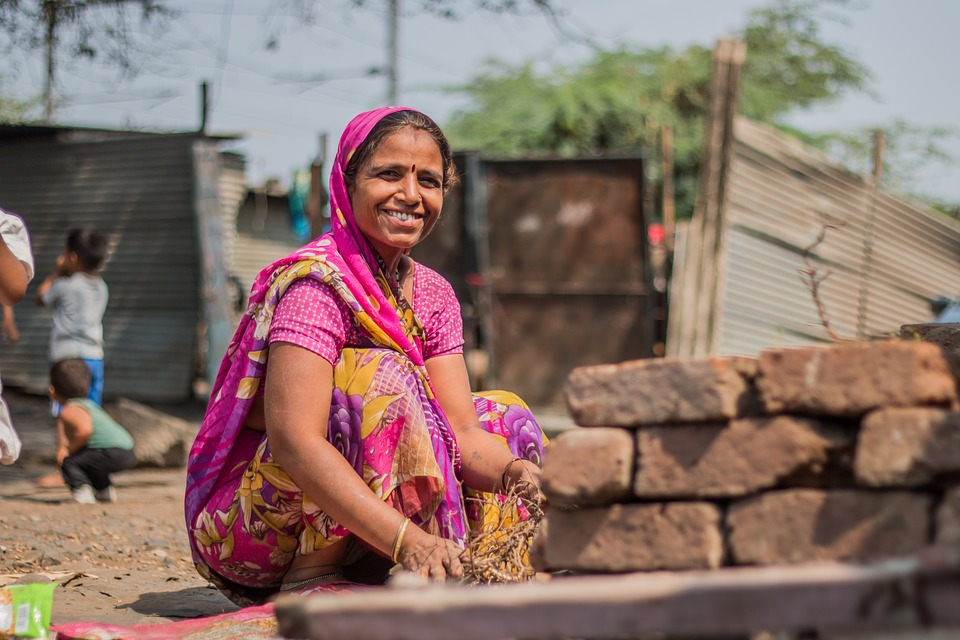
#> input picture Resources/woman1.jpg, 960 x 640 px
$ python 'Chapter 9.py'
#> lines starting #> are read from the running program, lines starting #| are printed output that depends on the picture; after the words box and inside, x2 and y2 are one past the last pixel; in counts of white or black regions, pixels touching at a corner belong together
# FACE DETECTION
# We will use the method given by VIOLA AND JONES for face detection

import cv2

faceCascade = cv2.CascadeClassifier("Resources/haarcascades/haarcascade_frontalface_default.xml")
img = cv2.imread('Resources/woman1.jpg')
#> img is the input picture: shape (640, 960, 3); mean B, G, R 104.7, 112.9, 136.6
imgNew = cv2.resize(img, (520,640))
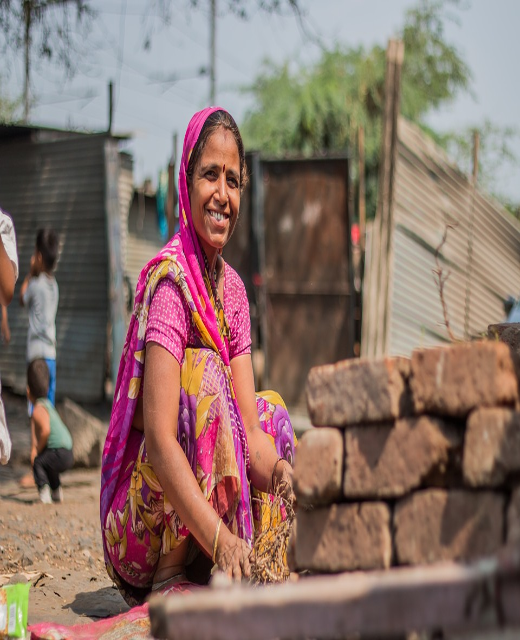
#> imgNew: shape (640, 520, 3); mean B, G, R 104.7, 112.9, 136.7
imgGray = cv2.cvtColor(imgNew, cv2.COLOR_BGR2GRAY)
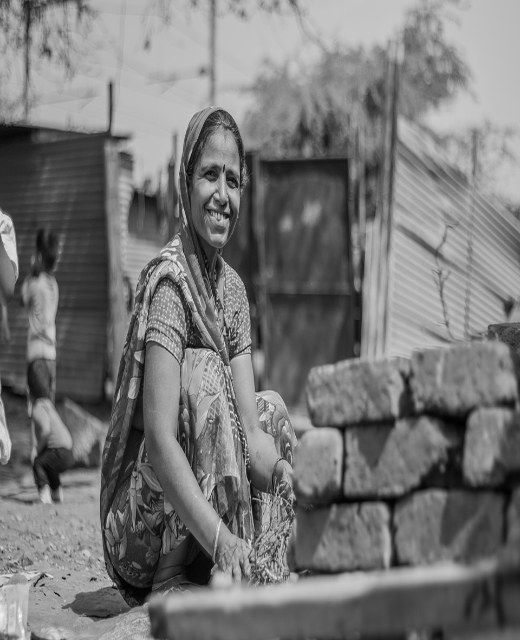
#> imgGray: shape (640, 520); min 1, max 250, mean 119.1

faces = faceCascade.detectMultiScale(imgGray, scaleFactor=1.1, minNeighbors=4)
#> faces = [[182, 148, 77, 77]]

for (x,y,w,h) in faces:
    cv2.rectangle(imgNew,(x,y),(x+w, y+h),(255,0,0),2)
#> this loop made 1 pass
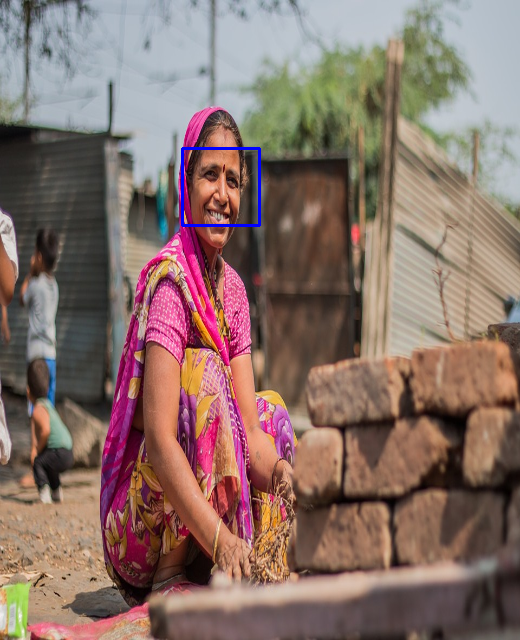
#> imgNew: shape (640, 520, 3); 0.28% of pixels changed, all inside (x1, y1, x2, y2) = (181, 147, 261, 227)


cv2.imshow('Original', imgNew)
cv2.waitKey(0)
